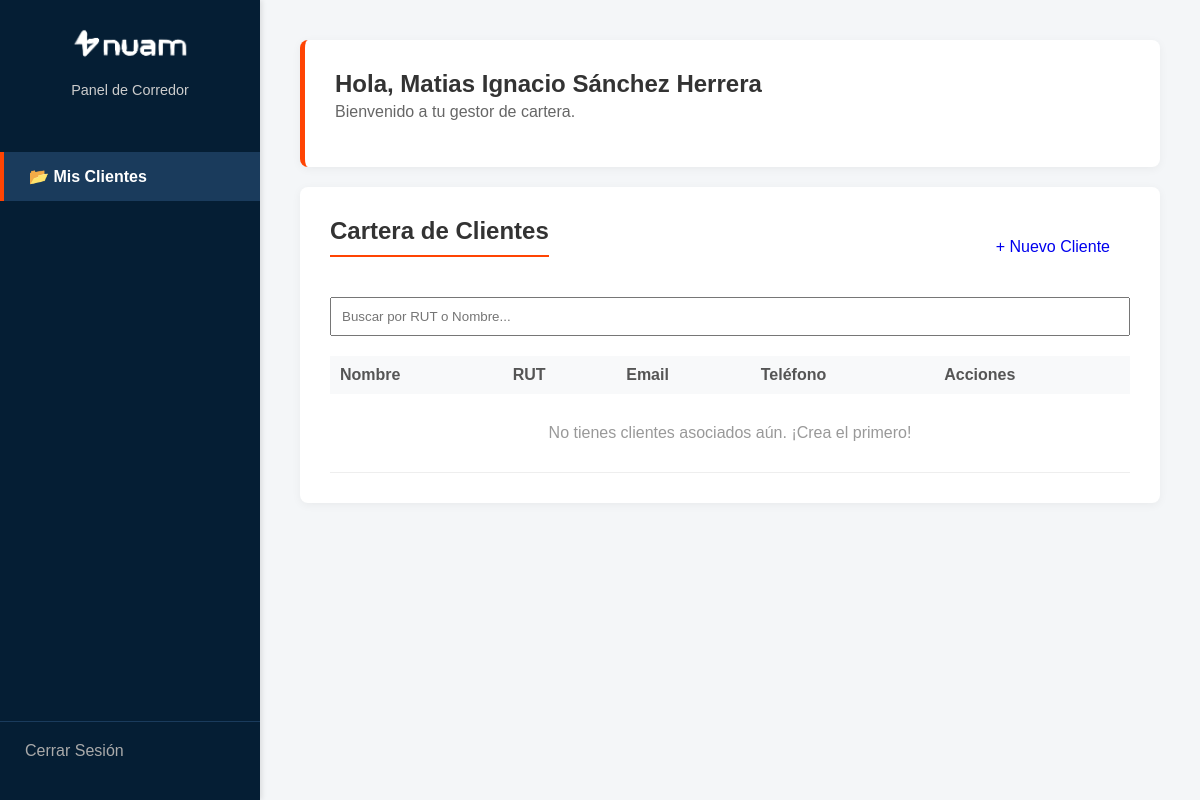
The page /holder/ (signed in) on the database as committed earlier.
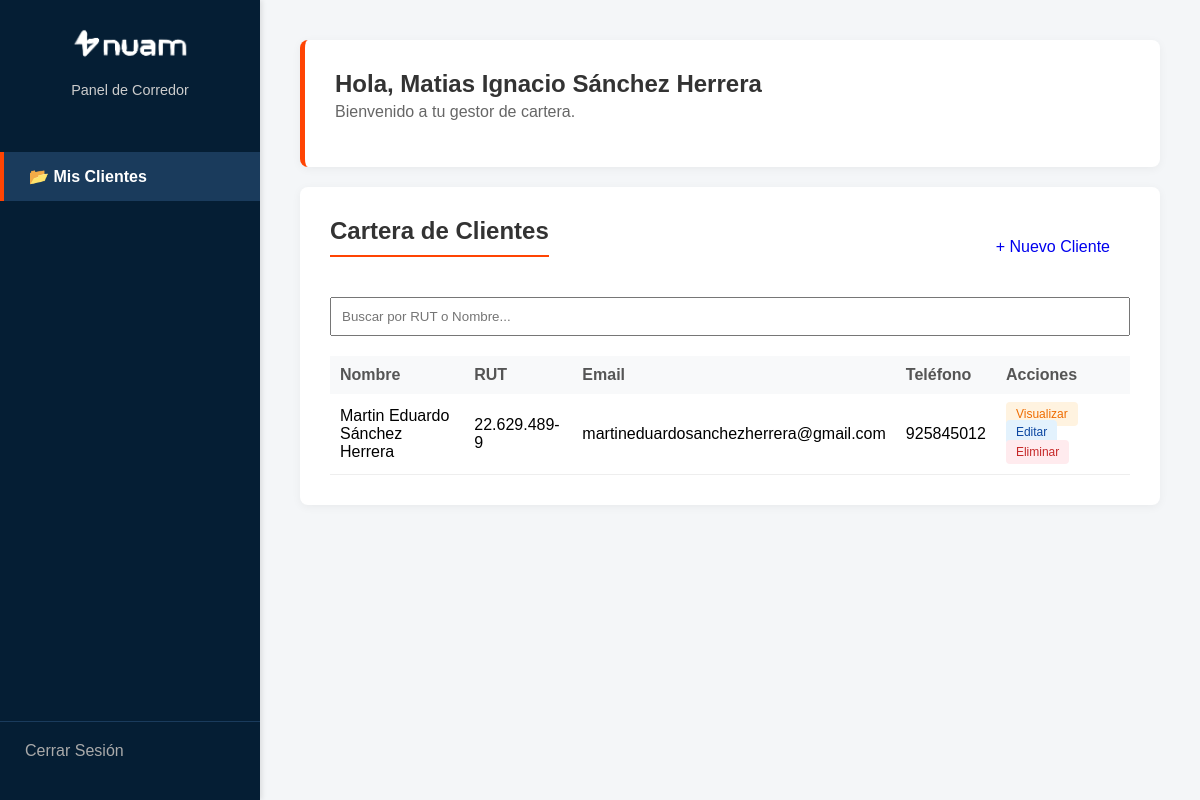
The same page on the database as committed later.
### NuamApp/models.py (models this page shows, shortened)
class Corredor(AbstractBaseUser, PermissionsMixin):
    USERNAME_FIELD = 'email' #el campo que se usa en el login
    REQUIRED_FIELDS = ['nombre', 'rut', 'rol'] #campos que se piden al crear usuario
    nombre = models.CharField(max_length=100)
    rut = models.CharField(max_length=12, unique=True)
    email = models.EmailField(max_length=100, unique=True)
    rol = models.CharField(max_length=50)
    is_active = models.BooleanField(default=False) # is_active es el campo estado, el AbstractBaseUser lo pide obligatoriamente con ese nombre
    is_staff = models.BooleanField(default=False)
    groups = models.ManyToManyField(
        'auth.Group',
        verbose_name=('groups'),
        blank=True,
        help_text=('Los grupos a los que pertenece este usuario. Un usuario tendra todos los permisos '
                   'otorgado para cada uno de los grupos.'
        ),
        related_name="corredor_set", # Si no se agrega este "apodo" el codigo colisiona
        related_query_name="corredor",
    )
    user_permissions = models.ManyToManyField(
        'auth.Permission',
        verbose_name=('user_permissions'),
        blank=True,
        help_text=('Especifica permisos para esté usuario.',),
        related_name="corredor_permissions_set",
        related_query_name="corredor",
    )
    objects = CustomCorredorManager()

class Cliente(models.Model):
    rut = models.CharField(max_length=12)
    nombre = models.CharField(max_length=250)
    direccion = models.CharField(max_length=150)
    email = models.EmailField(max_length=100)
    telefono = models.CharField(max_length=13)
    corredor = models.ForeignKey('Corredor', on_delete=models.CASCADE)

### NuamApp/views.py (the view)
# urls.py: path('holder/', views.holder, name = "holder"),
@login_required # Hace que solo los corredores logeados puedan entrar a la página
def holder(request):
    corredor_actual = request.user # si el corredor esta en el request user
    clientes_asociados = Cliente.objects.filter(corredor=corredor_actual).order_by('nombre')
    context = {
        'nombre_e':corredor_actual.nombre, # nombre empleado logeado
        'clientes':clientes_asociados,
        }
    return render(request, 'holder.html', context)

### NuamApp/templates/holder.html (shortened to what this page needs)
{% load static %}
<!DOCTYPE html>
<html lang="es">
<head>
    <link rel="stylesheet" href="{% static 'css/admin.css' %}">
</head>
<body>
    <nav class="sidebar">
        <div class="sidebar-header">
            <img src="{% static 'images/Nuam_logo-transparente.png' %}" alt="Nuam Logo" class="sidebar-logo">
            <p style="margin-top:10px; font-size: 0.9em; color: #ccc;">Panel de Corredor</p>
        </div>
        <ul class="nav-links">
            <li class="nav-item active" onclick="showSection('mis_clientes', this)">
                <span>📂 Mis Clientes</span>
            </li>
            </ul>
        <div class="logout-link">
            <a href="{% url 'main' %}">Cerrar Sesión</a>
        </div>
    </nav>
    <main class="main-content">
        <div class="card" style="margin-bottom: 20px; border-left: 5px solid #ff4403;">
            <h2 style="border:none; margin:0; padding:0;">Hola, {{ nombre_e }}</h2>
            <p style="color: #666; margin-top: 5px;">Bienvenido a tu gestor de cartera.</p>
        </div>
        <div id="mis_clientes" class="section-container active-section">
            <div class="card">
                <div style="display: flex; justify-content: space-between; align-items: center; margin-bottom: 20px;">
                    <h2>Cartera de Clientes</h2>
                    <a href="{% url 'create_client' %}" id="boton" style="text-decoration:none; padding: 10px 20px; width: auto; margin:0;">+ Nuevo Cliente</a>
                </div>
                <input type="search" placeholder="Buscar por RUT o Nombre..." class="campo" style="width: 100%; margin-bottom: 20px; padding: 10px;">
                <table class="info">
                    <thead>
                        <tr>
                            <th>Nombre</th>
                            <th>RUT</th>
                            <th>Email</th>
                            <th>Teléfono</th>
                            <th>Acciones</th>
                        </tr>
                    </thead>
                    <tbody>
                        {% for cliente in clientes %}
                        <tr>
                            <td>{{ cliente.nombre }}</td>
                            <td>{{ cliente.rut }}</td>
                            <td>{{ cliente.email }}</td>
                            <td>{{ cliente.telefono }}</td>
                            <td>
                                <a href="{% url 'client_detail' cliente.id %}" class="btn-toggle" style="background:#fff3e0; color:#ef6c00; margin-right: 5px;">Visualizar</a>
                                <a href="{% url 'modify_client' cliente.id %}" class="btn-toggle" style="background:#e3f2fd; color:#0d47a1;">Editar</a>
                                <form method="POST" action="{% url 'delete_client' cliente.id %}" style="display:inline;" onsubmit="return confirm('¿Borrar cliente?');">
                                    <button type="submit" class="btn-toggle" style="background: #ffebee; color: #c62828; border: none; cursor: pointer;">Eliminar</button>
                                </form>
                            </td>
                        </tr>
                        {% empty %}
                        <tr>
                            <td colspan="5" style="text-align:center; padding: 30px; color: #999;">
                                No tienes clientes asociados aún. ¡Crea el primero!
                            </td>
                        </tr>
                        {% endfor %}
                    </tbody>
                </table>
            </div>
        </div>
    </main>
</body>
</html>

### NuamApp/static/css/admin.css (style rules this page uses)
body { margin: 0; padding: 0; font-family: Arial, sans-serif; background-color: #f4f6f8; height: 100vh; display: flex; overflow: hidden; }
.sidebar { width: 260px; background-color: #051e34; color: white; display: flex; flex-direction: column; padding: 20px 0; box-shadow: 2px 0 5px rgba(0,0,0,0.1); flex-shrink: 0; }
.sidebar-header { text-align: center; margin-bottom: 40px; padding: 0 20px; }
.sidebar-logo { max-width: 150px; filter: brightness(0) invert(1); }
.nav-links { list-style: none; padding: 0; margin: 0; }
.nav-item { padding: 15px 25px; cursor: pointer; transition: background 0.3s; display: flex; align-items: center; font-size: 16px; border-left: 4px solid transparent; }
.nav-item.active { background-color: #1a3b5c; border-left-color: #ff4403; font-weight: bold; }
.logout-link { margin-top: auto; padding: 20px 25px; border-top: 1px solid #1a3b5c; }
.logout-link a { color: #aaa; text-decoration: none; display: block; }
.main-content { flex-grow: 1; padding: 40px; overflow-y: auto; }
.section-container { display: none; animation: fadeIn 0.4s ease; }
.section-container.active-section { display: block; }
.card { background: white; padding: 30px; border-radius: 8px; box-shadow: 0 2px 10px rgba(0,0,0,0.05); margin-bottom: 20px; }
.card h2 { margin-top: 0; color: #333; border-bottom: 2px solid #ff4403; display: inline-block; padding-bottom: 10px; margin-bottom: 20px; }
.info { width: 100%; border-collapse: collapse; }
.info th { text-align: left; padding: 10px; background-color: #f8f9fa; color: #555; }
.info td { padding: 10px; border-bottom: 1px solid #eee; }
.btn-toggle { background: #eee; padding: 5px 10px; border-radius: 4px; text-decoration: none; color: #333; font-size: 12px; }

Rows that differ between the two databases and show on the page:
added Cliente: nombre "Martin Eduardo Sánchez Herrera", rut "22.629.489-9", email "martineduardosanchezherrera@gmail.com", telefono "925845012"
Other text that changed with them:
text no longer shown: "No tienes clientes asociados aún. ¡Crea el primero!"
